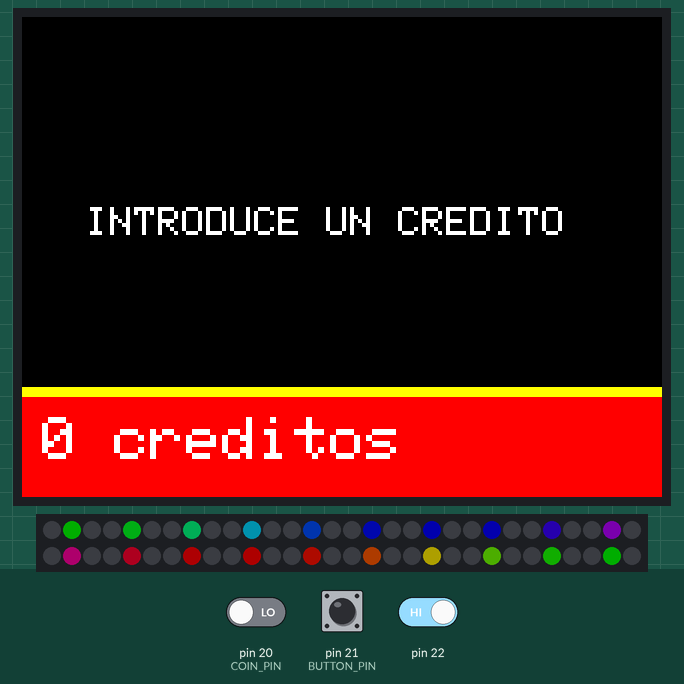
Simulated run of this sketch. Board: Arduino Mega 2560, built with avr-gcc and run on an emulated ATmega2560. On the bench: 320×240 colour display, 60 RGB LEDs in strip order, left to right, continuing on the next row. The inputs (shaded band) are chosen by the test bench; at power-on: pin 20 (COIN_PIN) LOW, pin 21 (BUTTON_PIN) LOW, pin 22 HIGH. Dim RGB values are drawn brighter than linear; random numbers use the default seed unless the sketch sets one; what the sketch prints to the serial monitor is not drawn.

Above: at 1.3 s.
1.4 s: pin 20 (COIN_PIN) driven HIGH
At 3.09 s:
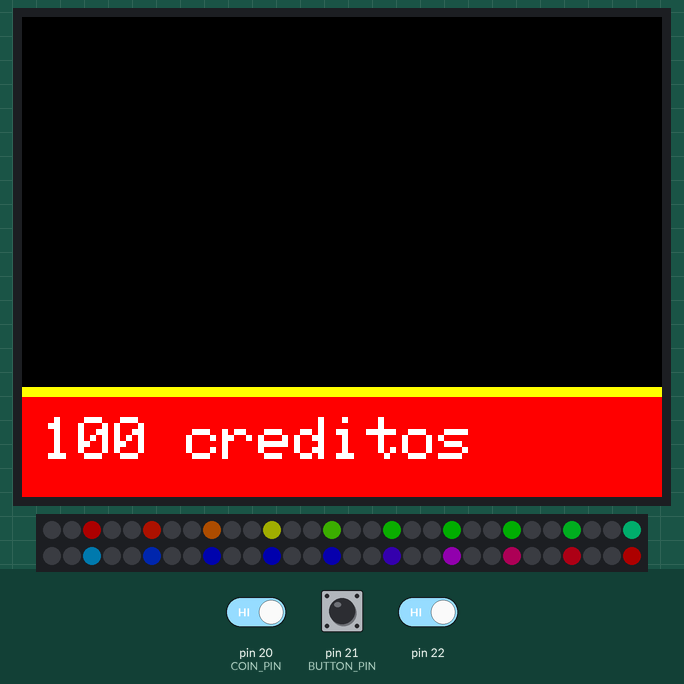
4.8 s: pin 21 (BUTTON_PIN) pulled HIGH for 3 s
At 9.0 s:
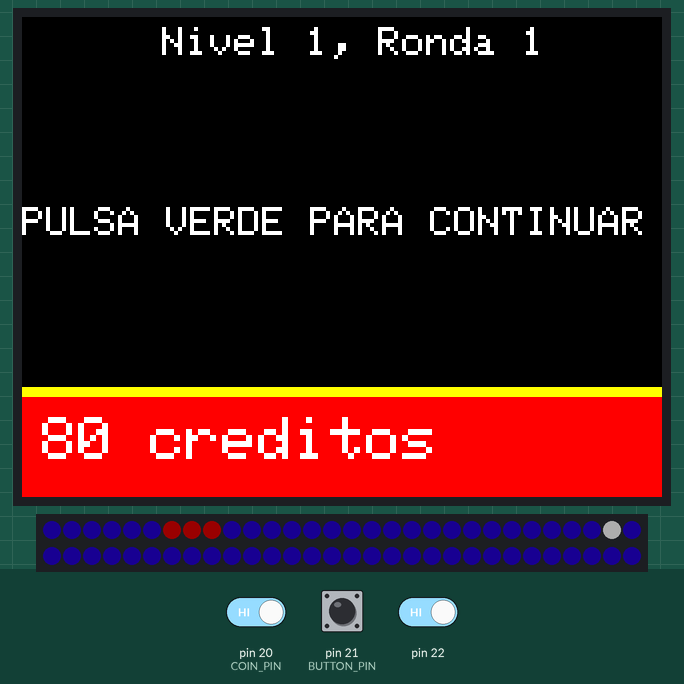
9.3 s: pin 22 driven LOW
At 9.56 s:
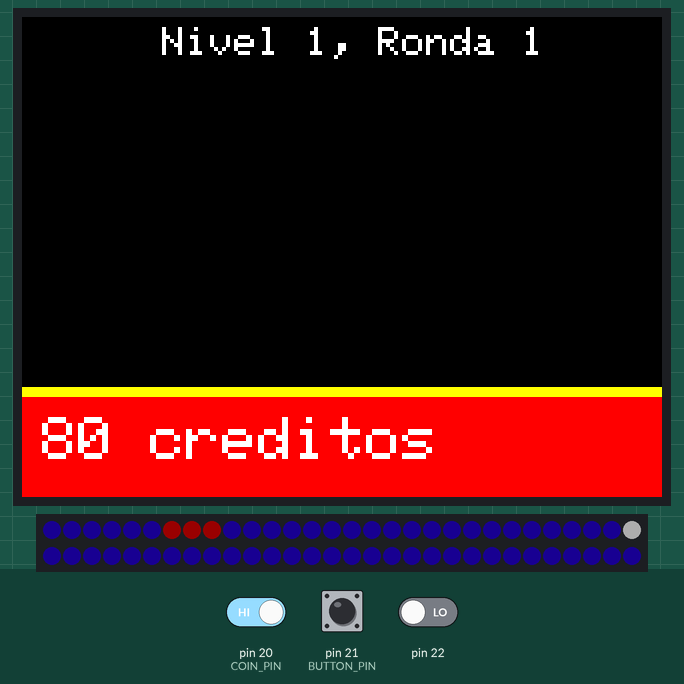
12.7 s: pin 21 (BUTTON_PIN) pulled HIGH for 3 s
At 15.98 s:
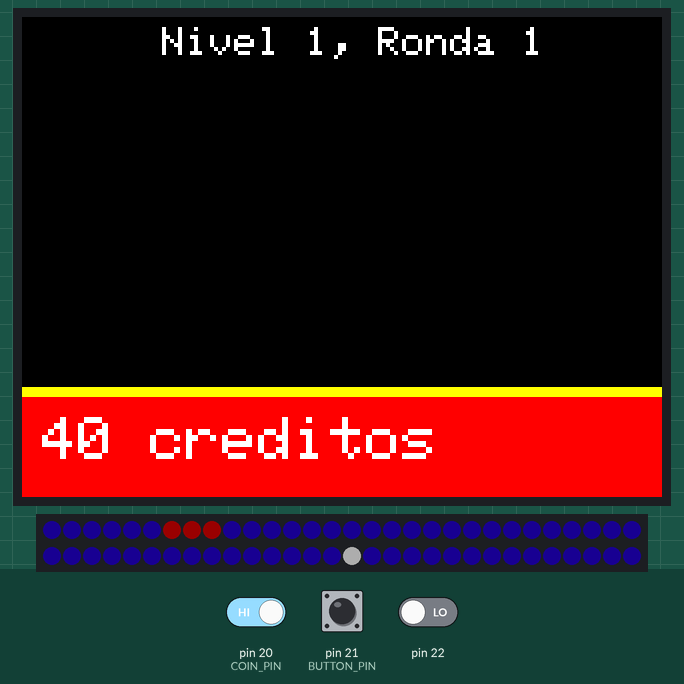
17.2 s: pin 21 (BUTTON_PIN) pulled HIGH for 3 s
At 20.48 s:
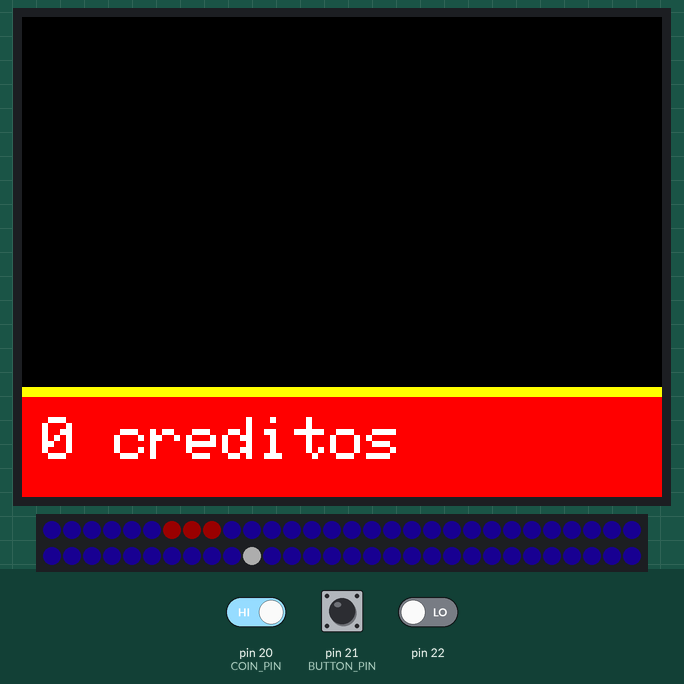
27.2 s: pin 20 (COIN_PIN) driven LOW
At 28.66 s:
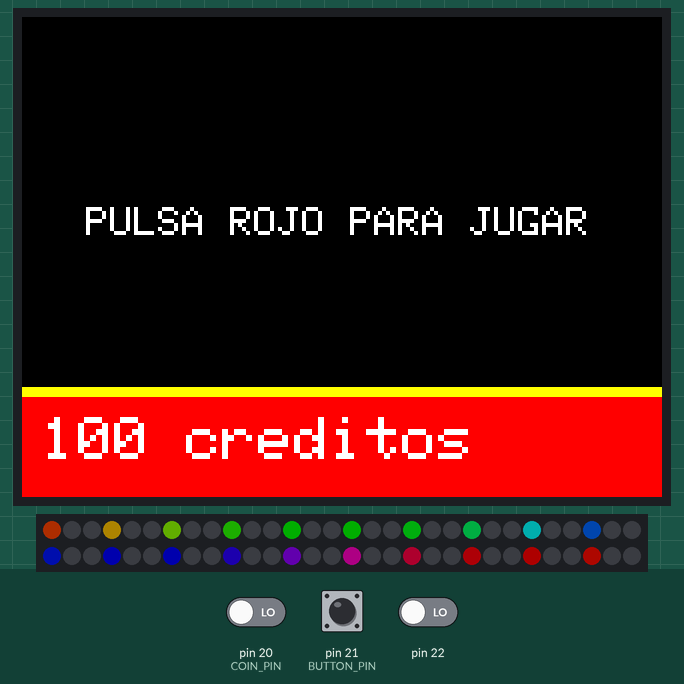

The sketch:

CircleGameMachine.ino
```cpp
#include "HardwareConfiguration.h"
#include "StateMachine.h"

void setup(void)
{
  SetupHardware();
  InitializeInterrupts();
  IRQ_CoinInterruptHandler = &IRQHand_Coin;
  IRQ_ButtonInterruptHandler = &IRQHand_Button;
}

void loop(void)
{
  if (nextMode != NONE && currentMode == NONE)
  {
    currentMode = nextMode;
    CallModeHandler();
  }
}

void CallModeHandler()
{
  switch (currentMode)
  {
    case STANDBY:
      StandbyLoop();
      break;
    case GAME_MODE:
      GameLoop();
      break;
  }
}
```

StateMachine.h
```cpp
enum MACH_MODE
{
  NONE,
  STANDBY,
  GAME_MODE,
  LOOPING
};


MACH_MODE currentMode = NONE;
MACH_MODE nextMode = STANDBY;
volatile int credits = 0;
volatile bool coinLcdRefresh = true;

void DrawCoinScreen()
{
  tft.fillRect(0,185, 320, 5, YELLOW);
  tft.fillRect(0,190, 320, 50, RED);
  tft.setCursor(10,200);
  tft.setTextSize(3);
  tft.print(credits);
  tft.print(" creditos");
}

void CommonLoop()
{
  Serial.println(digitalRead(22));
  if (coinLcdRefresh)
  {
    DrawCoinScreen();
    coinLcdRefresh = false;
  }
}
/* Standby Mode */

///
/// It draws the introduction screen
///
void DrawIntroScreen()
{
  tft.fillScreen(BLACK);
}

void StandbyChase(int wait) {
  int firstPixelHue = 0;     // First pixel starts at red (hue 0)
  for(int a=0; a<30; a++) {  // Repeat 30 times...
    for(int b=0; b<3; b++) { //  'b' counts from 0 to 2...
      strip.clear();         //   Set all pixels in RAM to 0 (off)
      // 'c' counts up from 'b' to end of strip in increments of 3...
      for(int c=b; c<strip.numPixels(); c += 3) {
        // hue of pixel 'c' is offset by an amount to make one full
        // revolution of the color wheel (range 65536) along the length
        // of the strip (strip.numPixels() steps):
        int      hue   = firstPixelHue + c * 65536L / strip.numPixels();
        uint32_t color = strip.gamma32(strip.ColorHSV(hue)); // hue -> RGB
        strip.setPixelColor(c, color); // Set pixel 'c' to value 'color'
      }
      strip.show();                // Update strip with new contents
      delay(wait);                 // Pause for a moment
      firstPixelHue += 65536 / 90; // One cycle of color wheel over 90 frames
    }
  }
}

bool StbLcdRefresh = true;
void StandbyLoop()
{
  DrawIntroScreen();
  StbLcdRefresh = true;
  while (currentMode == STANDBY)
  {
    CommonLoop();

    /* Center text to play */
    if (StbLcdRefresh)
    {
      tft.fillRect(0,0, 320, 185, BLACK);
      tft.setCursor(20, (230/2)-20);
      tft.setTextSize(2);
      if (credits > 0)
      {
            tft.print(" PULSA ROJO PARA JUGAR");
      }
      else
      {
            tft.print(" INTRODUCE UN CREDITO");
      }
      StbLcdRefresh = false;
    }

    /* Led animation */

    StandbyChase(1);
    strip.show();
  }
}

int pixelNdx;
int GameDebounceCont;
int GameTarget;
bool GameRotating;

int WinStatus;
int ronda;
int level;
bool StdUpdateStatus;

const int maxNivels = 3;
const int maxRondas = 5;
const int debouncingVal = 15;
int numVueltas = 0;
int numHalfVueltas = 0;
volatile byte inhibitInterrupt = LOW;
volatile byte interruptPending = LOW;


inline void IRQ_PrizeHandler()
{
    GameRotating = false;

    if (pixelNdx == GameTarget)
    {
      WinStatus = 1;
    }
    else
    {
      WinStatus = 0;
    }
}


void GameLoop()
{

  tft.fillRect(0,0, 320, 185, BLACK);
  GameTarget = -1;
  GameDebounceCont = debouncingVal;
  pixelNdx = 0;
  GameRotating = true;
  WinStatus = -1;
  ronda = 1;
  level = 1;
  StdUpdateStatus = true;
  numVueltas = 0;


  while (currentMode == GAME_MODE)
  {
    CommonLoop();

    if (StdUpdateStatus)
    {
        tft.setTextSize(2);
        tft.setCursor(70, 5);
        tft.fillRect(70, 5, 350 ,20, BLACK);
        tft.print("Nivel ");
        tft.print(level);
        tft.print(", Ronda ");
        tft.print(ronda);
        StdUpdateStatus = false;
    }

    if (GameTarget == -1)
    {
      GameTarget = rand() % 60;
    }

    if (GameRotating)
    {
      inhibitInterrupt = HIGH;
      interruptPending = LOW;
      for (int i = 0; i < 60; i++)
      {
        strip.setPixelColor(i, strip.Color(0x12, 0x00, 0x5e));
      }

      pixelNdx++;

      if (pixelNdx > 59)
      {
        pixelNdx = 0;
        numVueltas++;
      }

      if (pixelNdx > 30)
      {
        numHalfVueltas++;
      }

      strip.setPixelColor(GameTarget-1, strip.Color(0x87, 0, 0));
      strip.setPixelColor(GameTarget, strip.Color(0x87, 0, 0));
      strip.setPixelColor(GameTarget+1, strip.Color(0x87, 0, 0));

      strip.setPixelColor(pixelNdx, strip.Color(0xff, 0xff, 0xff));
      strip.show();
      inhibitInterrupt = LOW;
      if (interruptPending)
      {
        IRQ_PrizeHandler();
        interruptPending = LOW;
      }

      /* Logica dependiente del nivel */
      if (numVueltas == 1)
      {
        if (ronda == 2 || ronda == 4)
          GameTarget++;
        numVueltas = 0;
      }


      if (numHalfVueltas == 1)
      {
        if (ronda == 5)
        {
          GameTarget++;
          numHalfVueltas = 0;
        }

      }

      if (GameTarget > 59)
      {
        GameTarget = 0;
      }

      delay( 20/level);

    }
    else
    {
      if (WinStatus != -1)
      {
        numVueltas = 0;
        numHalfVueltas = 0;
        if (WinStatus == 0) // Perder
        {
          credits -= 20;
        }
        else if (WinStatus == 1) // Ganar
        {
          credits = credits; // Do nothing for now
          StdUpdateStatus = true;
          ronda++;
        }
        coinLcdRefresh = true;
        WinStatus = -1;

        if (ronda == 3 || ronda == 4 || ronda == 5)
        {
          GameTarget = -1;
        }

        if (ronda == maxRondas+1)
        {
          ronda = 1;
          level++;
        }

        if (credits == 0)
        {
          currentMode = NONE;
          nextMode = STANDBY;
        }
        else // Sigues con creditos
        {
          tft.setTextSize(2);
          tft.setCursor(0, (230/2)-20);
          tft.print("PULSA VERDE PARA CONTINUAR");
        }

      }


      byte val = digitalRead(22);
      if (val == 0)
      {
        GameDebounceCont--;
        Serial.println(val);
        if (GameDebounceCont == 0)
        {
          GameDebounceCont = debouncingVal;
          GameRotating = true;
          tft.fillRect(0, (230/2)-20, 350 ,20, BLACK);
        }
      }
      else
      {
        GameDebounceCont = debouncingVal;
      }

    }

  }
}


///
/// Interrupt Handlers
///
void IRQHand_Coin()
{
  credits+=100;
  coinLcdRefresh = true;
  if (credits == 100)
  StbLcdRefresh = true;
}

void IRQHand_Button()
{
  if (currentMode == STANDBY && credits > 0)
  {
    currentMode = NONE;
    nextMode = GAME_MODE;
  }
  else if (currentMode == GAME_MODE && GameRotating)
  {
    if (inhibitInterrupt){
      interruptPending = HIGH;
      return;
    }

    IRQ_PrizeHandler();

  }
}
```

HardwareConfiguration.h
```cpp
#include <Adafruit_GFX.h>    // Core graphics library
#include <Adafruit_TFTLCD.h> // Hardware-specific library
#include <Adafruit_NeoPixel.h>
#ifdef __AVR__
 #include <avr/power.h> // Required for 16 MHz Adafruit Trinket
#endif

#define LCD_CS A3 // Chip Select goes to Analog 3
#define LCD_CD A2 // Command/Data goes to Analog 2
#define LCD_WR A1 // LCD Write goes to Analog 1
#define LCD_RD A0 // LCD Read goes to Analog 0
#define LCD_RESET A4 // Can alternately just connect to Arduino's reset pin
#define LED_PIN    44

#define LED_COUNT 60
#define  BLACK   0x0000
#define BLUE    0x001F
#define RED     0xF800
#define GREEN   0x07E0
#define CYAN    0x07FF
#define MAGENTA 0xF81F
#define YELLOW  0xFFE0
#define WHITE   0xFFFF
#define COIN_PIN 20
#define BUTTON_PIN 21

Adafruit_TFTLCD tft(LCD_CS, LCD_CD, LCD_WR, LCD_RD, LCD_RESET);
Adafruit_NeoPixel strip(LED_COUNT, LED_PIN, NEO_GRB + NEO_KHZ800);

void (*IRQ_CoinInterruptHandler)() = 0;
void (*IRQ_ButtonInterruptHandler)() = 0;

void SetupLCD()
{
  tft.reset();
  uint16_t identifier = tft.readID();
  if(identifier==0x0101)
  {
    identifier=0x9341;
  }
  else
  {
    identifier=0x9341;
  }
  tft.begin(identifier);
  tft.setRotation(3);
}

void SetupLEDStrip()
{
  strip.begin();           // INITIALIZE NeoPixel strip object (REQUIRED)
  strip.show();            // Turn OFF all pixels ASAP
  strip.setBrightness(50); // Set BRIGHTNESS to about 1/5 (max = 255)
}

void SetupHardware()
{
  SetupLCD();
  pinMode(22, INPUT);
  Serial.begin(9600);
  SetupLEDStrip();
}

static unsigned long coin_last_interrupt_time = 0;
static unsigned long button_last_interrupt_time = 0;

void CoinInterrupt()
{
 unsigned long interrupt_time = millis();
 if (interrupt_time - coin_last_interrupt_time > 300)
 {
   IRQ_CoinInterruptHandler();
 }
 coin_last_interrupt_time = interrupt_time;
}

void ButtonInterrupt()
{
 unsigned long interrupt_time = millis();
 // If interrupts come faster than 200ms, assume it's a bounce and ignore
 if (interrupt_time - button_last_interrupt_time > 200)
 {
   IRQ_ButtonInterruptHandler();
 }
 button_last_interrupt_time = interrupt_time;
}

void InitializeInterrupts()
{
    attachInterrupt(digitalPinToInterrupt(COIN_PIN), CoinInterrupt, CHANGE);
    attachInterrupt(digitalPinToInterrupt(BUTTON_PIN), ButtonInterrupt, CHANGE);
}
```

Measured:
- after the input at 9.3 s, the display: changes after 0.10 s (image 3)
